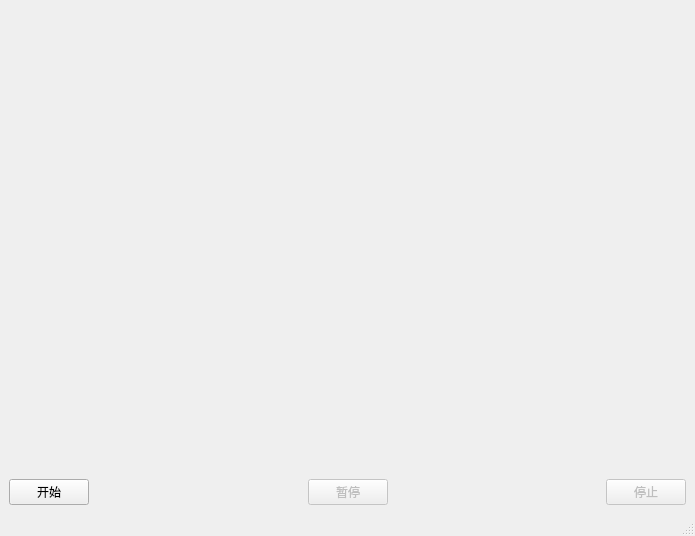
<?xml version="1.0" encoding="UTF-8"?>
<ui version="4.0">
 <class>MainWindow</class>
 <widget class="QMainWindow" name="MainWindow">
  <property name="geometry">
   <rect>
    <x>0</x>
    <y>0</y>
    <width>695</width>
    <height>536</height>
   </rect>
  </property>
  <property name="minimumSize">
   <size>
    <width>235</width>
    <height>216</height>
   </size>
  </property>
  <property name="windowTitle">
   <string>AVCamera</string>
  </property>
  <widget class="QWidget" name="centralwidget">
   <layout class="QVBoxLayout" name="verticalLayout">
    <item>
     <widget class="QFrame" name="video_frame">
      <property name="sizePolicy">
       <sizepolicy hsizetype="Expanding" vsizetype="Expanding">
        <horstretch>0</horstretch>
        <verstretch>0</verstretch>
       </sizepolicy>
      </property>
     </widget>
    </item>
    <item>
     <layout class="QHBoxLayout" name="horizontalLayout">
      <item>
       <widget class="QPushButton" name="startButton">
        <property name="text">
         <string>开始</string>
        </property>
       </widget>
      </item>
      <item>
       <spacer name="horizontalSpacer">
        <property name="orientation">
         <enum>Qt::Horizontal</enum>
        </property>
        <property name="sizeHint" stdset="0">
         <size>
          <width>40</width>
          <height>20</height>
         </size>
        </property>
       </spacer>
      </item>
      <item>
       <widget class="QPushButton" name="pauseButton">
        <property name="enabled">
         <bool>false</bool>
        </property>
        <property name="text">
         <string>暂停</string>
        </property>
       </widget>
      </item>
      <item>
       <spacer name="horizontalSpacer_2">
        <property name="orientation">
         <enum>Qt::Horizontal</enum>
        </property>
        <property name="sizeHint" stdset="0">
         <size>
          <width>40</width>
          <height>20</height>
         </size>
        </property>
       </spacer>
      </item>
      <item>
       <widget class="QPushButton" name="stopButton">
        <property name="enabled">
         <bool>false</bool>
        </property>
        <property name="text">
         <string>停止</string>
        </property>
       </widget>
      </item>
     </layout>
    </item>
   </layout>
  </widget>
  <widget class="QMenuBar" name="menubar">
   <property name="geometry">
    <rect>
     <x>0</x>
     <y>0</y>
     <width>695</width>
     <height>30</height>
    </rect>
   </property>
  </widget>
  <widget class="QStatusBar" name="statusbar"/>
 </widget>
 <resources/>
 <connections>
  <connection>
   <sender>startButton</sender>
   <signal>clicked(bool)</signal>
   <receiver>startButton</receiver>
   <slot>setEnabled(bool)</slot>
   <hints>
    <hint type="sourcelabel">
     <x>36</x>
     <y>488</y>
    </hint>
    <hint type="destinationlabel">
     <x>36</x>
     <y>488</y>
    </hint>
   </hints>
  </connection>
  <connection>
   <sender>startButton</sender>
   <signal>clicked(bool)</signal>
   <receiver>pauseButton</receiver>
   <slot>setDisabled(bool)</slot>
   <hints>
    <hint type="sourcelabel">
     <x>36</x>
     <y>488</y>
    </hint>
    <hint type="destinationlabel">
     <x>347</x>
     <y>488</y>
    </hint>
   </hints>
  </connection>
  <connection>
   <sender>startButton</sender>
   <signal>clicked(bool)</signal>
   <receiver>stopButton</receiver>
   <slot>setDisabled(bool)</slot>
   <hints>
    <hint type="sourcelabel">
     <x>36</x>
     <y>488</y>
    </hint>
    <hint type="destinationlabel">
     <x>658</x>
     <y>488</y>
    </hint>
   </hints>
  </connection>
  <connection>
   <sender>stopButton</sender>
   <signal>clicked(bool)</signal>
   <receiver>startButton</receiver>
   <slot>setDisabled(bool)</slot>
   <hints>
    <hint type="sourcelabel">
     <x>658</x>
     <y>488</y>
    </hint>
    <hint type="destinationlabel">
     <x>36</x>
     <y>488</y>
    </hint>
   </hints>
  </connection>
  <connection>
   <sender>stopButton</sender>
   <signal>clicked(bool)</signal>
   <receiver>stopButton</receiver>
   <slot>setEnabled(bool)</slot>
   <hints>
    <hint type="sourcelabel">
     <x>658</x>
     <y>488</y>
    </hint>
    <hint type="destinationlabel">
     <x>658</x>
     <y>488</y>
    </hint>
   </hints>
  </connection>
  <connection>
   <sender>stopButton</sender>
   <signal>clicked(bool)</signal>
   <receiver>pauseButton</receiver>
   <slot>setEnabled(bool)</slot>
   <hints>
    <hint type="sourcelabel">
     <x>658</x>
     <y>488</y>
    </hint>
    <hint type="destinationlabel">
     <x>347</x>
     <y>488</y>
    </hint>
   </hints>
  </connection>
  <connection>
   <sender>pauseButton</sender>
   <signal>clicked(bool)</signal>
   <receiver>startButton</receiver>
   <slot>setDisabled(bool)</slot>
   <hints>
    <hint type="sourcelabel">
     <x>347</x>
     <y>488</y>
    </hint>
    <hint type="destinationlabel">
     <x>36</x>
     <y>488</y>
    </hint>
   </hints>
  </connection>
  <connection>
   <sender>pauseButton</sender>
   <signal>clicked(bool)</signal>
   <receiver>pauseButton</receiver>
   <slot>setDisabled(bool)</slot>
   <hints>
    <hint type="sourcelabel">
     <x>347</x>
     <y>488</y>
    </hint>
    <hint type="destinationlabel">
     <x>347</x>
     <y>488</y>
    </hint>
   </hints>
  </connection>
 </connections>
</ui>
